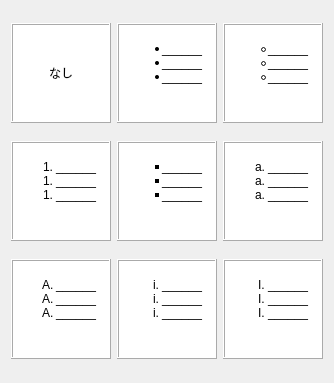
<?xml version="1.0" encoding="UTF-8"?>
<ui version="4.0">
 <class>ListFormatSelector</class>
 <widget class="QWidget" name="ListFormatSelector">
  <property name="geometry">
   <rect>
    <x>0</x>
    <y>0</y>
    <width>332</width>
    <height>383</height>
   </rect>
  </property>
  <property name="windowTitle">
   <string>Form</string>
  </property>
  <layout class="QGridLayout" name="gridLayout">
   <item row="0" column="0">
    <widget class="QLabel" name="nothingLabel">
     <property name="minimumSize">
      <size>
       <width>100</width>
       <height>100</height>
      </size>
     </property>
     <property name="maximumSize">
      <size>
       <width>100</width>
       <height>100</height>
      </size>
     </property>
     <property name="styleSheet">
      <string notr="true">QLabel{background-color:rgb(255, 255, 255)}
</string>
     </property>
     <property name="frameShape">
      <enum>QFrame::Box</enum>
     </property>
     <property name="frameShadow">
      <enum>QFrame::Raised</enum>
     </property>
     <property name="text">
      <string>なし</string>
     </property>
     <property name="alignment">
      <set>Qt::AlignCenter</set>
     </property>
    </widget>
   </item>
   <item row="0" column="1">
    <widget class="QLabel" name="discLabel">
     <property name="minimumSize">
      <size>
       <width>100</width>
       <height>100</height>
      </size>
     </property>
     <property name="maximumSize">
      <size>
       <width>100</width>
       <height>100</height>
      </size>
     </property>
     <property name="styleSheet">
      <string notr="true">QLabel{background-color:rgb(255, 255, 255)}</string>
     </property>
     <property name="frameShape">
      <enum>QFrame::Box</enum>
     </property>
     <property name="frameShadow">
      <enum>QFrame::Raised</enum>
     </property>
     <property name="text">
      <string>&lt;!DOCTYPE HTML PUBLIC &quot;-//W3C//DTD HTML 4.0//EN&quot; &quot;http://www.w3.org/TR/REC-html40/strict.dtd&quot;&gt;
&lt;html&gt;&lt;head&gt;&lt;meta name=&quot;qrichtext&quot; content=&quot;1&quot; /&gt;&lt;meta charset=&quot;utf-8&quot; /&gt;&lt;style type=&quot;text/css&quot;&gt;
p, li { white-space: pre-wrap; }
hr { height: 1px; border-width: 0; }
li.unchecked::marker { content: &quot;\2610&quot;; }
li.checked::marker { content: &quot;\2612&quot;; }
&lt;/style&gt;&lt;/head&gt;&lt;body style=&quot; font-family:'Yu Gothic UI'; font-size:9pt; font-weight:400; font-style:normal;&quot;&gt;
&lt;p style=&quot;-qt-paragraph-type:empty; margin-top:0px; margin-bottom:0px; margin-left:0px; margin-right:0px; -qt-block-indent:0; text-indent:0px;&quot;&gt;&lt;br /&gt;&lt;/p&gt;
&lt;ul style=&quot;margin-top: 0px; margin-bottom: 0px; margin-left: 0px; margin-right: 0px; -qt-list-indent: 1;&quot;&gt;
&lt;li style=&quot; margin-top:0px; margin-bottom:0px; margin-left:0px; margin-right:0px; -qt-block-indent:0; text-indent:0px;&quot;&gt;______&lt;/li&gt;&lt;/ul&gt;
&lt;ul style=&quot;margin-top: 0px; margin-bottom: 0px; margin-left: 0px; margin-right: 0px; -qt-list-indent: 1;&quot;&gt;
&lt;li style=&quot; margin-top:0px; margin-bottom:0px; margin-left:0px; margin-right:0px; -qt-block-indent:0; text-indent:0px;&quot;&gt;______&lt;/li&gt;&lt;/ul&gt;
&lt;ul style=&quot;margin-top: 0px; margin-bottom: 0px; margin-left: 0px; margin-right: 0px; -qt-list-indent: 1;&quot;&gt;
&lt;li style=&quot; margin-top:0px; margin-bottom:0px; margin-left:0px; margin-right:0px; -qt-block-indent:0; text-indent:0px;&quot;&gt;______&lt;/li&gt;&lt;/ul&gt;&lt;/body&gt;&lt;/html&gt;</string>
     </property>
     <property name="alignment">
      <set>Qt::AlignLeading|Qt::AlignLeft|Qt::AlignTop</set>
     </property>
    </widget>
   </item>
   <item row="0" column="2">
    <widget class="QLabel" name="circleLabel">
     <property name="minimumSize">
      <size>
       <width>100</width>
       <height>100</height>
      </size>
     </property>
     <property name="maximumSize">
      <size>
       <width>100</width>
       <height>100</height>
      </size>
     </property>
     <property name="styleSheet">
      <string notr="true">QLabel{background-color:rgb(255, 255, 255)}</string>
     </property>
     <property name="frameShape">
      <enum>QFrame::Box</enum>
     </property>
     <property name="frameShadow">
      <enum>QFrame::Raised</enum>
     </property>
     <property name="text">
      <string>&lt;!DOCTYPE HTML PUBLIC &quot;-//W3C//DTD HTML 4.0//EN&quot; &quot;http://www.w3.org/TR/REC-html40/strict.dtd&quot;&gt;
&lt;html&gt;&lt;head&gt;&lt;meta name=&quot;qrichtext&quot; content=&quot;1&quot; /&gt;&lt;meta charset=&quot;utf-8&quot; /&gt;&lt;style type=&quot;text/css&quot;&gt;
p, li { white-space: pre-wrap; }
hr { height: 1px; border-width: 0; }
li.unchecked::marker { content: &quot;\2610&quot;; }
li.checked::marker { content: &quot;\2612&quot;; }
&lt;/style&gt;&lt;/head&gt;&lt;body style=&quot; font-family:'Yu Gothic UI'; font-size:9pt; font-weight:400; font-style:normal;&quot;&gt;
&lt;p style=&quot;-qt-paragraph-type:empty; margin-top:0px; margin-bottom:0px; margin-left:0px; margin-right:0px; -qt-block-indent:0; text-indent:0px;&quot;&gt;&lt;br /&gt;&lt;/p&gt;
&lt;ul type=&quot;circle&quot; style=&quot;margin-top: 0px; margin-bottom: 0px; margin-left: 0px; margin-right: 0px; -qt-list-indent: 1;&quot;&gt;
&lt;li style=&quot; margin-top:0px; margin-bottom:0px; margin-left:0px; margin-right:0px; -qt-block-indent:0; text-indent:0px;&quot;&gt;______&lt;/li&gt;&lt;/ul&gt;
&lt;ul type=&quot;circle&quot; style=&quot;margin-top: 0px; margin-bottom: 0px; margin-left: 0px; margin-right: 0px; -qt-list-indent: 1;&quot;&gt;
&lt;li style=&quot; margin-top:0px; margin-bottom:0px; margin-left:0px; margin-right:0px; -qt-block-indent:0; text-indent:0px;&quot;&gt;______&lt;/li&gt;&lt;/ul&gt;
&lt;ul type=&quot;circle&quot; style=&quot;margin-top: 0px; margin-bottom: 0px; margin-left: 0px; margin-right: 0px; -qt-list-indent: 1;&quot;&gt;
&lt;li style=&quot; margin-top:0px; margin-bottom:0px; margin-left:0px; margin-right:0px; -qt-block-indent:0; text-indent:0px;&quot;&gt;______&lt;/li&gt;&lt;/ul&gt;&lt;/body&gt;&lt;/html&gt;

</string>
     </property>
     <property name="alignment">
      <set>Qt::AlignLeading|Qt::AlignLeft|Qt::AlignTop</set>
     </property>
    </widget>
   </item>
   <item row="1" column="0">
    <widget class="QLabel" name="decimalLabel">
     <property name="minimumSize">
      <size>
       <width>100</width>
       <height>100</height>
      </size>
     </property>
     <property name="maximumSize">
      <size>
       <width>100</width>
       <height>100</height>
      </size>
     </property>
     <property name="styleSheet">
      <string notr="true">QLabel{background-color:rgb(255, 255, 255)}</string>
     </property>
     <property name="frameShape">
      <enum>QFrame::Box</enum>
     </property>
     <property name="frameShadow">
      <enum>QFrame::Raised</enum>
     </property>
     <property name="text">
      <string>&lt;!DOCTYPE HTML PUBLIC &quot;-//W3C//DTD HTML 4.0//EN&quot; &quot;http://www.w3.org/TR/REC-html40/strict.dtd&quot;&gt;
&lt;html&gt;&lt;head&gt;&lt;meta name=&quot;qrichtext&quot; content=&quot;1&quot; /&gt;&lt;meta charset=&quot;utf-8&quot; /&gt;&lt;style type=&quot;text/css&quot;&gt;
p, li { white-space: pre-wrap; }
hr { height: 1px; border-width: 0; }
li.unchecked::marker { content: &quot;\2610&quot;; }
li.checked::marker { content: &quot;\2612&quot;; }
&lt;/style&gt;&lt;/head&gt;&lt;body style=&quot; font-family:'Yu Gothic UI'; font-size:9pt; font-weight:400; font-style:normal;&quot;&gt;
&lt;p style=&quot;-qt-paragraph-type:empty; margin-top:0px; margin-bottom:0px; margin-left:0px; margin-right:0px; -qt-block-indent:0; text-indent:0px;&quot;&gt;&lt;br /&gt;&lt;/p&gt;
&lt;ol style=&quot;margin-top: 0px; margin-bottom: 0px; margin-left: 0px; margin-right: 0px; -qt-list-indent: 1;&quot;&gt;
&lt;li style=&quot; margin-top:0px; margin-bottom:0px; margin-left:0px; margin-right:0px; -qt-block-indent:0; text-indent:0px;&quot;&gt;______&lt;/li&gt;&lt;/ol&gt;
&lt;ol style=&quot;margin-top: 0px; margin-bottom: 0px; margin-left: 0px; margin-right: 0px; -qt-list-indent: 1;&quot;&gt;
&lt;li style=&quot; margin-top:0px; margin-bottom:0px; margin-left:0px; margin-right:0px; -qt-block-indent:0; text-indent:0px;&quot;&gt;______&lt;/li&gt;&lt;/ol&gt;
&lt;ol style=&quot;margin-top: 0px; margin-bottom: 0px; margin-left: 0px; margin-right: 0px; -qt-list-indent: 1;&quot;&gt;
&lt;li style=&quot; margin-top:0px; margin-bottom:0px; margin-left:0px; margin-right:0px; -qt-block-indent:0; text-indent:0px;&quot;&gt;______&lt;/li&gt;&lt;/ol&gt;&lt;/body&gt;&lt;/html&gt;</string>
     </property>
     <property name="alignment">
      <set>Qt::AlignLeading|Qt::AlignLeft|Qt::AlignTop</set>
     </property>
    </widget>
   </item>
   <item row="1" column="1">
    <widget class="QLabel" name="squareLabel">
     <property name="minimumSize">
      <size>
       <width>100</width>
       <height>100</height>
      </size>
     </property>
     <property name="maximumSize">
      <size>
       <width>100</width>
       <height>100</height>
      </size>
     </property>
     <property name="styleSheet">
      <string notr="true">QLabel{background-color:rgb(255, 255, 255)}</string>
     </property>
     <property name="frameShape">
      <enum>QFrame::Box</enum>
     </property>
     <property name="frameShadow">
      <enum>QFrame::Raised</enum>
     </property>
     <property name="text">
      <string>&lt;!DOCTYPE HTML PUBLIC &quot;-//W3C//DTD HTML 4.0//EN&quot; &quot;http://www.w3.org/TR/REC-html40/strict.dtd&quot;&gt;
&lt;html&gt;&lt;head&gt;&lt;meta name=&quot;qrichtext&quot; content=&quot;1&quot; /&gt;&lt;meta charset=&quot;utf-8&quot; /&gt;&lt;style type=&quot;text/css&quot;&gt;
p, li { white-space: pre-wrap; }
hr { height: 1px; border-width: 0; }
li.unchecked::marker { content: &quot;\2610&quot;; }
li.checked::marker { content: &quot;\2612&quot;; }
&lt;/style&gt;&lt;/head&gt;&lt;body style=&quot; font-family:'Yu Gothic UI'; font-size:9pt; font-weight:400; font-style:normal;&quot;&gt;
&lt;p style=&quot;-qt-paragraph-type:empty; margin-top:0px; margin-bottom:0px; margin-left:0px; margin-right:0px; -qt-block-indent:0; text-indent:0px;&quot;&gt;&lt;br /&gt;&lt;/p&gt;
&lt;ul type=&quot;square&quot; style=&quot;margin-top: 0px; margin-bottom: 0px; margin-left: 0px; margin-right: 0px; -qt-list-indent: 1;&quot;&gt;
&lt;li style=&quot; margin-top:0px; margin-bottom:0px; margin-left:0px; margin-right:0px; -qt-block-indent:0; text-indent:0px;&quot;&gt;______&lt;/li&gt;&lt;/ul&gt;
&lt;ul type=&quot;square&quot; style=&quot;margin-top: 0px; margin-bottom: 0px; margin-left: 0px; margin-right: 0px; -qt-list-indent: 1;&quot;&gt;
&lt;li style=&quot; margin-top:0px; margin-bottom:0px; margin-left:0px; margin-right:0px; -qt-block-indent:0; text-indent:0px;&quot;&gt;______&lt;/li&gt;&lt;/ul&gt;
&lt;ul type=&quot;square&quot; style=&quot;margin-top: 0px; margin-bottom: 0px; margin-left: 0px; margin-right: 0px; -qt-list-indent: 1;&quot;&gt;
&lt;li style=&quot; margin-top:0px; margin-bottom:0px; margin-left:0px; margin-right:0px; -qt-block-indent:0; text-indent:0px;&quot;&gt;______&lt;/li&gt;&lt;/ul&gt;&lt;/body&gt;&lt;/html&gt;</string>
     </property>
     <property name="alignment">
      <set>Qt::AlignLeading|Qt::AlignLeft|Qt::AlignTop</set>
     </property>
    </widget>
   </item>
   <item row="1" column="2">
    <widget class="QLabel" name="lowerAlphaLabel">
     <property name="minimumSize">
      <size>
       <width>100</width>
       <height>100</height>
      </size>
     </property>
     <property name="maximumSize">
      <size>
       <width>100</width>
       <height>100</height>
      </size>
     </property>
     <property name="styleSheet">
      <string notr="true">QLabel{background-color:rgb(255, 255, 255)}</string>
     </property>
     <property name="frameShape">
      <enum>QFrame::Box</enum>
     </property>
     <property name="frameShadow">
      <enum>QFrame::Raised</enum>
     </property>
     <property name="text">
      <string>&lt;!DOCTYPE HTML PUBLIC &quot;-//W3C//DTD HTML 4.0//EN&quot; &quot;http://www.w3.org/TR/REC-html40/strict.dtd&quot;&gt;
&lt;html&gt;&lt;head&gt;&lt;meta name=&quot;qrichtext&quot; content=&quot;1&quot; /&gt;&lt;meta charset=&quot;utf-8&quot; /&gt;&lt;style type=&quot;text/css&quot;&gt;
p, li { white-space: pre-wrap; }
hr { height: 1px; border-width: 0; }
li.unchecked::marker { content: &quot;\2610&quot;; }
li.checked::marker { content: &quot;\2612&quot;; }
&lt;/style&gt;&lt;/head&gt;&lt;body style=&quot; font-family:'Yu Gothic UI'; font-size:9pt; font-weight:400; font-style:normal;&quot;&gt;
&lt;p style=&quot;-qt-paragraph-type:empty; margin-top:0px; margin-bottom:0px; margin-left:0px; margin-right:0px; -qt-block-indent:0; text-indent:0px;&quot;&gt;&lt;br /&gt;&lt;/p&gt;
&lt;ol type=&quot;a&quot; style=&quot;margin-top: 0px; margin-bottom: 0px; margin-left: 0px; margin-right: 0px; -qt-list-indent: 1;&quot;&gt;
&lt;li style=&quot; margin-top:0px; margin-bottom:0px; margin-left:0px; margin-right:0px; -qt-block-indent:0; text-indent:0px;&quot;&gt;______&lt;/li&gt;&lt;/ol&gt;
&lt;ol type=&quot;a&quot; style=&quot;margin-top: 0px; margin-bottom: 0px; margin-left: 0px; margin-right: 0px; -qt-list-indent: 1;&quot;&gt;
&lt;li style=&quot; margin-top:0px; margin-bottom:0px; margin-left:0px; margin-right:0px; -qt-block-indent:0; text-indent:0px;&quot;&gt;______&lt;/li&gt;&lt;/ol&gt;
&lt;ol type=&quot;a&quot; style=&quot;margin-top: 0px; margin-bottom: 0px; margin-left: 0px; margin-right: 0px; -qt-list-indent: 1;&quot;&gt;
&lt;li style=&quot; margin-top:0px; margin-bottom:0px; margin-left:0px; margin-right:0px; -qt-block-indent:0; text-indent:0px;&quot;&gt;______&lt;/li&gt;&lt;/ol&gt;&lt;/body&gt;&lt;/html&gt;

</string>
     </property>
     <property name="alignment">
      <set>Qt::AlignLeading|Qt::AlignLeft|Qt::AlignTop</set>
     </property>
    </widget>
   </item>
   <item row="2" column="0">
    <widget class="QLabel" name="upperAlphaLabel">
     <property name="sizePolicy">
      <sizepolicy hsizetype="Minimum" vsizetype="Minimum">
       <horstretch>0</horstretch>
       <verstretch>0</verstretch>
      </sizepolicy>
     </property>
     <property name="minimumSize">
      <size>
       <width>100</width>
       <height>100</height>
      </size>
     </property>
     <property name="maximumSize">
      <size>
       <width>100</width>
       <height>100</height>
      </size>
     </property>
     <property name="styleSheet">
      <string notr="true">QLabel{background-color:rgb(255, 255, 255)}</string>
     </property>
     <property name="frameShape">
      <enum>QFrame::Box</enum>
     </property>
     <property name="frameShadow">
      <enum>QFrame::Raised</enum>
     </property>
     <property name="text">
      <string>&lt;!DOCTYPE HTML PUBLIC &quot;-//W3C//DTD HTML 4.0//EN&quot; &quot;http://www.w3.org/TR/REC-html40/strict.dtd&quot;&gt;
&lt;html&gt;&lt;head&gt;&lt;meta name=&quot;qrichtext&quot; content=&quot;1&quot; /&gt;&lt;meta charset=&quot;utf-8&quot; /&gt;&lt;style type=&quot;text/css&quot;&gt;
p, li { white-space: pre-wrap; }
hr { height: 1px; border-width: 0; }
li.unchecked::marker { content: &quot;\2610&quot;; }
li.checked::marker { content: &quot;\2612&quot;; }
&lt;/style&gt;&lt;/head&gt;&lt;body style=&quot; font-family:'Yu Gothic UI'; font-size:9pt; font-weight:400; font-style:normal;&quot;&gt;
&lt;p style=&quot;-qt-paragraph-type:empty; margin-top:0px; margin-bottom:0px; margin-left:0px; margin-right:0px; -qt-block-indent:0; text-indent:0px;&quot;&gt;&lt;br /&gt;&lt;/p&gt;
&lt;ol type=&quot;A&quot; style=&quot;margin-top: 0px; margin-bottom: 0px; margin-left: 0px; margin-right: 0px; -qt-list-indent: 1;&quot;&gt;
&lt;li style=&quot; margin-top:0px; margin-bottom:0px; margin-left:0px; margin-right:0px; -qt-block-indent:0; text-indent:0px;&quot;&gt;______&lt;/li&gt;&lt;/ol&gt;
&lt;ol type=&quot;A&quot; style=&quot;margin-top: 0px; margin-bottom: 0px; margin-left: 0px; margin-right: 0px; -qt-list-indent: 1;&quot;&gt;
&lt;li style=&quot; margin-top:0px; margin-bottom:0px; margin-left:0px; margin-right:0px; -qt-block-indent:0; text-indent:0px;&quot;&gt;______&lt;/li&gt;&lt;/ol&gt;
&lt;ol type=&quot;A&quot; style=&quot;margin-top: 0px; margin-bottom: 0px; margin-left: 0px; margin-right: 0px; -qt-list-indent: 1;&quot;&gt;
&lt;li style=&quot; margin-top:0px; margin-bottom:0px; margin-left:0px; margin-right:0px; -qt-block-indent:0; text-indent:0px;&quot;&gt;______&lt;/li&gt;&lt;/ol&gt;&lt;/body&gt;&lt;/html&gt;</string>
     </property>
     <property name="alignment">
      <set>Qt::AlignLeading|Qt::AlignLeft|Qt::AlignTop</set>
     </property>
    </widget>
   </item>
   <item row="2" column="1">
    <widget class="QLabel" name="lowerRomanLabel">
     <property name="minimumSize">
      <size>
       <width>100</width>
       <height>100</height>
      </size>
     </property>
     <property name="maximumSize">
      <size>
       <width>100</width>
       <height>100</height>
      </size>
     </property>
     <property name="styleSheet">
      <string notr="true">QLabel{background-color:rgb(255, 255, 255)}</string>
     </property>
     <property name="frameShape">
      <enum>QFrame::Box</enum>
     </property>
     <property name="frameShadow">
      <enum>QFrame::Raised</enum>
     </property>
     <property name="text">
      <string>&lt;!DOCTYPE HTML PUBLIC &quot;-//W3C//DTD HTML 4.0//EN&quot; &quot;http://www.w3.org/TR/REC-html40/strict.dtd&quot;&gt;
&lt;html&gt;&lt;head&gt;&lt;meta name=&quot;qrichtext&quot; content=&quot;1&quot; /&gt;&lt;meta charset=&quot;utf-8&quot; /&gt;&lt;style type=&quot;text/css&quot;&gt;
p, li { white-space: pre-wrap; }
hr { height: 1px; border-width: 0; }
li.unchecked::marker { content: &quot;\2610&quot;; }
li.checked::marker { content: &quot;\2612&quot;; }
&lt;/style&gt;&lt;/head&gt;&lt;body style=&quot; font-family:'Yu Gothic UI'; font-size:9pt; font-weight:400; font-style:normal;&quot;&gt;
&lt;p style=&quot;-qt-paragraph-type:empty; margin-top:0px; margin-bottom:0px; margin-left:0px; margin-right:0px; -qt-block-indent:0; text-indent:0px;&quot;&gt;&lt;br /&gt;&lt;/p&gt;
&lt;ol type=&quot;i&quot; style=&quot;margin-top: 0px; margin-bottom: 0px; margin-left: 0px; margin-right: 0px; -qt-list-indent: 1;&quot;&gt;
&lt;li style=&quot; margin-top:0px; margin-bottom:0px; margin-left:0px; margin-right:0px; -qt-block-indent:0; text-indent:0px;&quot;&gt;______&lt;/li&gt;&lt;/ol&gt;
&lt;ol type=&quot;i&quot; style=&quot;margin-top: 0px; margin-bottom: 0px; margin-left: 0px; margin-right: 0px; -qt-list-indent: 1;&quot;&gt;
&lt;li style=&quot; margin-top:0px; margin-bottom:0px; margin-left:0px; margin-right:0px; -qt-block-indent:0; text-indent:0px;&quot;&gt;______&lt;/li&gt;&lt;/ol&gt;
&lt;ol type=&quot;i&quot; style=&quot;margin-top: 0px; margin-bottom: 0px; margin-left: 0px; margin-right: 0px; -qt-list-indent: 1;&quot;&gt;
&lt;li style=&quot; margin-top:0px; margin-bottom:0px; margin-left:0px; margin-right:0px; -qt-block-indent:0; text-indent:0px;&quot;&gt;______&lt;/li&gt;&lt;/ol&gt;&lt;/body&gt;&lt;/html&gt;</string>
     </property>
     <property name="alignment">
      <set>Qt::AlignLeading|Qt::AlignLeft|Qt::AlignTop</set>
     </property>
    </widget>
   </item>
   <item row="2" column="2">
    <widget class="QLabel" name="upperRomanLabel">
     <property name="minimumSize">
      <size>
       <width>100</width>
       <height>100</height>
      </size>
     </property>
     <property name="maximumSize">
      <size>
       <width>100</width>
       <height>100</height>
      </size>
     </property>
     <property name="sizeIncrement">
      <size>
       <width>0</width>
       <height>0</height>
      </size>
     </property>
     <property name="styleSheet">
      <string notr="true">QLabel{background-color:rgb(255, 255, 255)}</string>
     </property>
     <property name="frameShape">
      <enum>QFrame::Box</enum>
     </property>
     <property name="frameShadow">
      <enum>QFrame::Raised</enum>
     </property>
     <property name="text">
      <string>&lt;!DOCTYPE HTML PUBLIC &quot;-//W3C//DTD HTML 4.0//EN&quot; &quot;http://www.w3.org/TR/REC-html40/strict.dtd&quot;&gt;
&lt;html&gt;&lt;head&gt;&lt;meta name=&quot;qrichtext&quot; content=&quot;1&quot; /&gt;&lt;meta charset=&quot;utf-8&quot; /&gt;&lt;style type=&quot;text/css&quot;&gt;
p, li { white-space: pre-wrap; }
hr { height: 1px; border-width: 0; }
li.unchecked::marker { content: &quot;\2610&quot;; }
li.checked::marker { content: &quot;\2612&quot;; }
&lt;/style&gt;&lt;/head&gt;&lt;body style=&quot; font-family:'Yu Gothic UI'; font-size:9pt; font-weight:400; font-style:normal;&quot;&gt;
&lt;p style=&quot;-qt-paragraph-type:empty; margin-top:0px; margin-bottom:0px; margin-left:0px; margin-right:0px; -qt-block-indent:0; text-indent:0px;&quot;&gt;&lt;br /&gt;&lt;/p&gt;
&lt;ol type=&quot;I&quot; style=&quot;margin-top: 0px; margin-bottom: 0px; margin-left: 0px; margin-right: 0px; -qt-list-indent: 1;&quot;&gt;
&lt;li style=&quot; margin-top:0px; margin-bottom:0px; margin-left:0px; margin-right:0px; -qt-block-indent:0; text-indent:0px;&quot;&gt;______&lt;/li&gt;&lt;/ol&gt;
&lt;ol type=&quot;I&quot; style=&quot;margin-top: 0px; margin-bottom: 0px; margin-left: 0px; margin-right: 0px; -qt-list-indent: 1;&quot;&gt;
&lt;li style=&quot; margin-top:0px; margin-bottom:0px; margin-left:0px; margin-right:0px; -qt-block-indent:0; text-indent:0px;&quot;&gt;______&lt;/li&gt;&lt;/ol&gt;
&lt;ol type=&quot;I&quot; style=&quot;margin-top: 0px; margin-bottom: 0px; margin-left: 0px; margin-right: 0px; -qt-list-indent: 1;&quot;&gt;
&lt;li style=&quot; margin-top:0px; margin-bottom:0px; margin-left:0px; margin-right:0px; -qt-block-indent:0; text-indent:0px;&quot;&gt;______&lt;/li&gt;&lt;/ol&gt;&lt;/body&gt;&lt;/html&gt;</string>
     </property>
     <property name="alignment">
      <set>Qt::AlignLeading|Qt::AlignLeft|Qt::AlignTop</set>
     </property>
    </widget>
   </item>
  </layout>
 </widget>
 <resources/>
 <connections/>
</ui>
